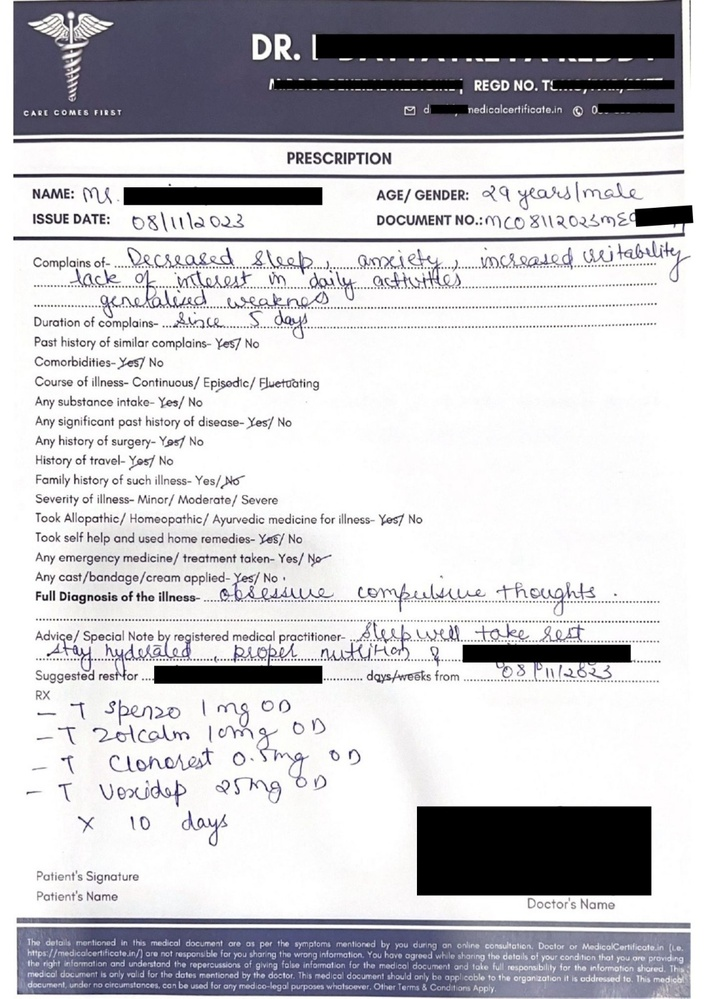
#> input picture sample_docs/Handwritten-Prescription.jpg, 706 x 999 px, shrunk from 1131 x 1600 before the run
$ python -i scan.py   (imports and definitions only)
#> lines starting #> are read from the running program, lines starting #| are printed output that depends on the picture; after the words box and inside, x2 and y2 are one past the last pixel; in counts of white or black regions, pixels touching at a corner belong together
import cv2
import numpy as np

def scan_document(image_path):
#> called with image_path = 'sample_docs/Handwritten-Prescription.jpg'
    image = cv2.imread(image_path)
#> image is the input picture: shape (999, 706, 3); mean B, G, R 202.2, 197.7, 198.4
    orig = image.copy()
    gray = cv2.cvtColor(image, cv2.COLOR_BGR2GRAY)
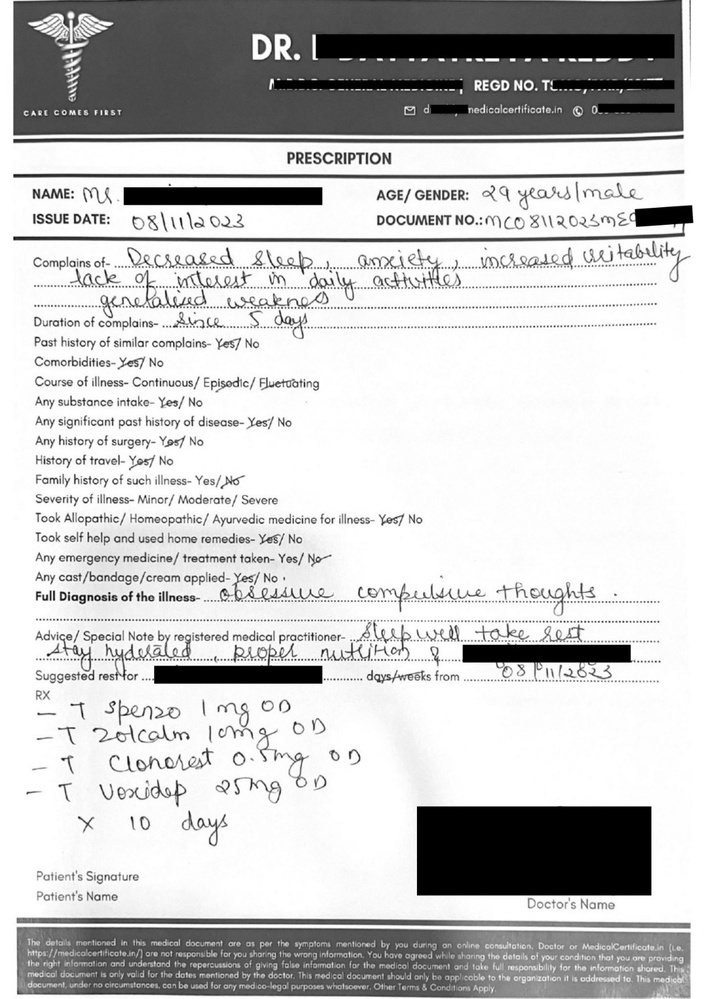
#> gray: shape (999, 706); min 0, max 255, mean 198.4
    blurred = cv2.GaussianBlur(gray, (5, 5), 0)
    edged = cv2.Canny(blurred, 75, 200)
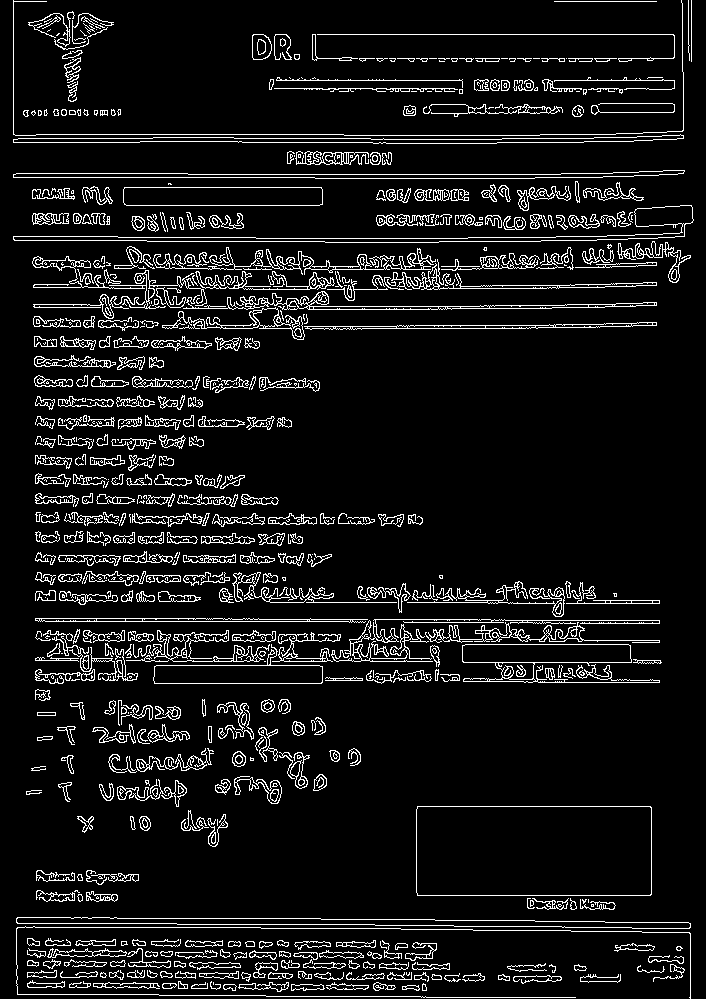
#> edged: shape (999, 706); 8.4% white in thin lines or dots

    # Find contours and sort them by size
    contours, _ = cv2.findContours(edged.copy(), cv2.RETR_LIST, cv2.CHAIN_APPROX_SIMPLE)
#> contours = 1623 contours, 849 with area under 20; largest, box (x1, y1, x2, y2) and area: (416, 806, 652, 896) 20909, (416, 806, 652, 896) 20905, (462, 644, 660, 683) 3932, (16, 917, 691, 929) 3841, (16, 917, 691, 929) 3836
    contours = sorted(contours, key=cv2.contourArea, reverse=True)[:5]
#> contours = 5 contours; box (x1, y1, x2, y2) and area: (416, 806, 652, 896) 20909, (416, 806, 652, 896) 20905, (462, 644, 660, 683) 3932, (16, 917, 691, 929) 3841, (16, 917, 691, 929) 3836

    for c in contours:
        peri = cv2.arcLength(c, True)
        approx = cv2.approxPolyDP(c, 0.02 * peri, True)

        if len(approx) == 4:
            doc_cnts = approx
            break
#> this loop made 1 pass
#> (peri, doc_cnts) on pass 1: (645.7, [[417, 806], [417, 895], [651, 894], [650, 806]])

    # Apply perspective transform
    def order_points(pts):
        rect = np.zeros((4, 2), dtype="float32")
        s = pts.sum(axis=1)
#> s = [1223, 1312, 1545, 1456]
        rect[0] = pts[np.argmin(s)]
        rect[2] = pts[np.argmax(s)]

        diff = np.diff(pts, axis=1)
#> diff = [389, 478, 243, 156]
        rect[1] = pts[np.argmin(diff)]
        rect[3] = pts[np.argmax(diff)]

        return rect

    def four_point_transform(image, pts):
        rect = order_points(pts.reshape(4, 2))
#> rect = [[417, 806], [650, 806], [651, 894], [417, 895]]
        (tl, tr, br, bl) = rect
#> tl = [417, 806]; tr = [650, 806]; br = [651, 894]; bl = [417, 895]

        widthA = np.linalg.norm(br - bl)
#> widthA = 234
        widthB = np.linalg.norm(tr - tl)
#> widthB = 233
        maxWidth = max(int(widthA), int(widthB))
#> maxWidth = 234

        heightA = np.linalg.norm(tr - br)
#> heightA = 88.01
        heightB = np.linalg.norm(tl - bl)
#> heightB = 89
        maxHeight = max(int(heightA), int(heightB))
#> maxHeight = 89

        dst = np.array([
            [0, 0],
            [maxWidth - 1, 0],
            [maxWidth - 1, maxHeight - 1],
            [0, maxHeight - 1]], dtype="float32")
#> dst = [[0, 0], [233, 0], [233, 88], [0, 88]]

        M = cv2.getPerspectiveTransform(rect, dst)
#> M = [[1.01, -1.68e-16, -420.4], [-2.02e-16, 1.01, -816.1], [-4.9e-05, 4.97e-05, 1]]
        warped = cv2.warpPerspective(image, M, (maxWidth, maxHeight))
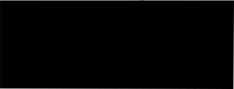
#> warped: shape (89, 234, 3); mean B, G, R 2.4, 2.4, 2.4
        return warped

    scanned = four_point_transform(orig, doc_cnts)
    return scanned

>>> result = scan_document('sample_docs/Handwritten-Prescription.jpg')
